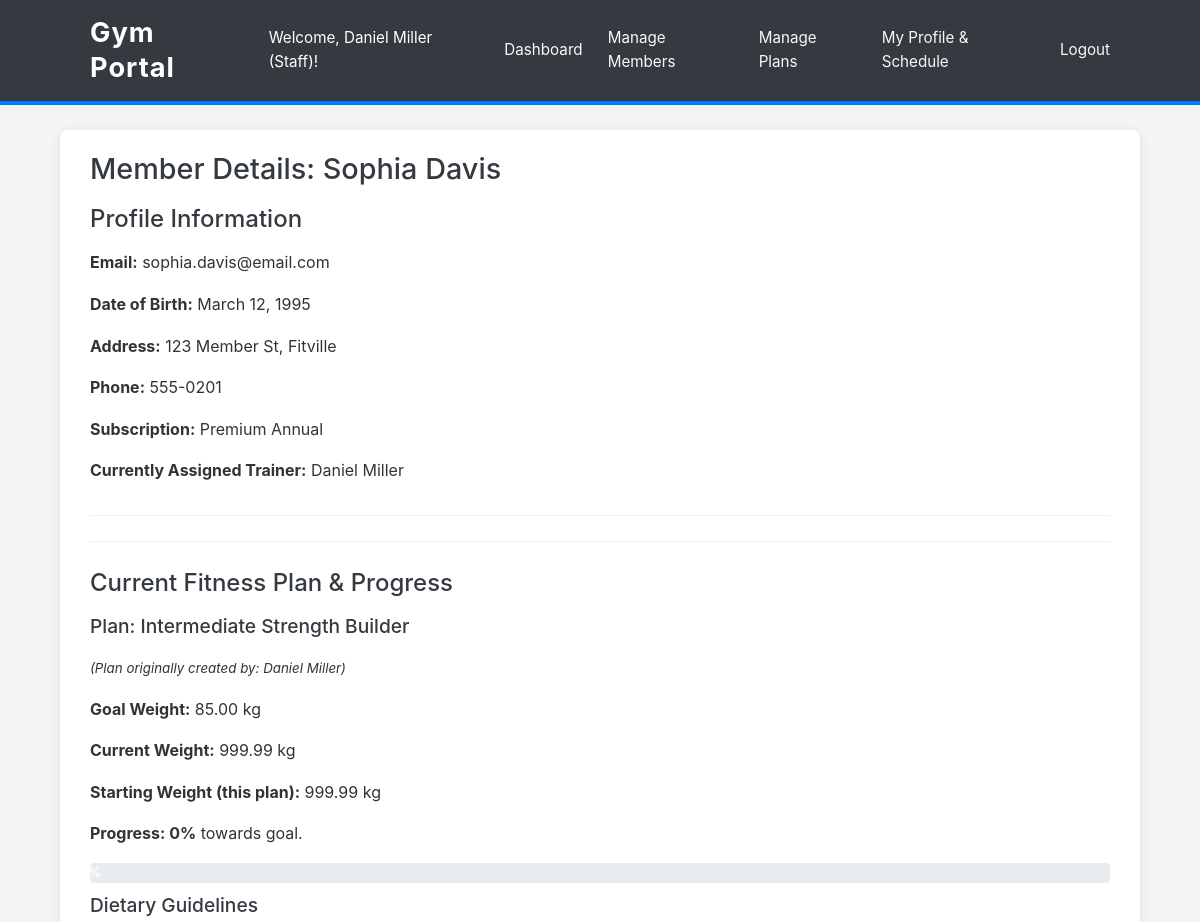
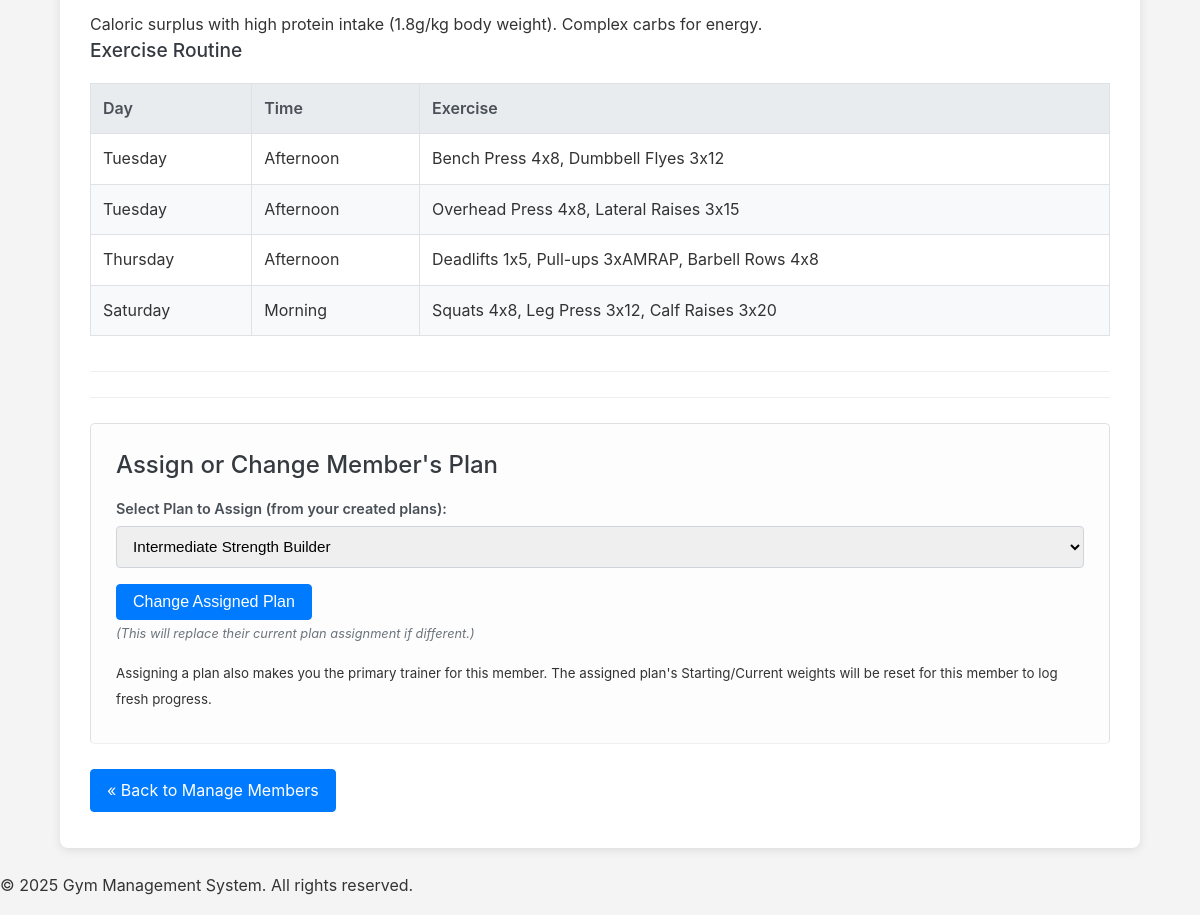
The app's page /gym_portal_l/staff_member_details.php?m_id=1 (signed in) with its own data (2 pictures, top to bottom).
### tables this page shows
CREATE TABLE `members` (
  `M_id` int(11) NOT NULL,
  `Email` varchar(500) NOT NULL,
  `Password` varchar(255) NOT NULL,
  `Subscription_Type` varchar(500) DEFAULT NULL,
  `Name` varchar(500) NOT NULL,
  `Date_of_Birth` date DEFAULT NULL,
  `Address` varchar(500) DEFAULT NULL,
  `Phone_No` varchar(20) DEFAULT NULL,
  `P_id` int(11) DEFAULT NULL,
  `S_id` int(11) DEFAULT NULL
);

CREATE TABLE `workers` (
  `W_id` int(11) NOT NULL,
  `Name` varchar(500) NOT NULL,
  `Email` varchar(500) NOT NULL,
  `Password` varchar(255) NOT NULL,
  `Designation` varchar(500) DEFAULT NULL,
  `Address` varchar(500) DEFAULT NULL,
  `Phone_No` varchar(500) DEFAULT NULL
);

CREATE TABLE `plan` (
  `P_id` int(11) NOT NULL,
  `Plan_Name` varchar(255) NOT NULL DEFAULT 'Default Plan',
  `Current_Weight` decimal(5,2) DEFAULT NULL,
  `Diet` text DEFAULT NULL,
  `Goal_Weight` decimal(5,2) DEFAULT NULL,
  `S_id` int(11) DEFAULT NULL,
  `Starting_Weight` decimal(5,2) DEFAULT NULL
);

CREATE TABLE `plan_routine` (
  `P_id` int(11) NOT NULL,
  `Day` varchar(50) NOT NULL,
  `Time` varchar(500) NOT NULL,
  `Exercise` varchar(200) NOT NULL
);

### gym_portal_l/includes/utilities.php (called while the page is built, shortened)
<?php
function calculate_progression_percentage($starting_weight, $current_weight, $goal_weight) {
    $starting_weight = (float)$starting_weight;
    $current_weight = (float)$current_weight;
    $goal_weight = (float)$goal_weight;
    $total_change_needed = $goal_weight - $starting_weight;
    $change_achieved = $current_weight - $starting_weight;
    $raw_progression = ($change_achieved / $total_change_needed) * 100.0;
    $progression = max(0.0, min(100.0, $raw_progression));
    return round($progression, 2);
}
?>

### gym_portal_l/staff_member_details.php (the view, shortened to what this page needs)
<?php
require_once 'includes/db_connect.php';
require_once 'includes/utilities.php';
$s_id_staff_viewer = $_SESSION['staff_s_id'];
$m_id_member_to_view = filter_input(INPUT_GET, 'm_id', FILTER_VALIDATE_INT);
$member_profile = null;
$member_assigned_plan = null;
$member_assigned_plan_routine = [];
$progression_percentage = null;
$staff_created_plans_for_assignment = [];
$sql_member_profile = "
    SELECT m.M_id, m.Name AS MemberName, m.Email AS MemberEmail, m.Date_of_Birth, m.Address, m.Phone_No,
           m.Subscription_Type, m.P_id AS Current_P_id, m.S_id AS Current_Assigned_S_id,
           w_assigned.Name AS CurrentAssignedStaffName
    FROM Members m
    LEFT JOIN Staff s_assigned ON m.S_id = s_assigned.S_id
    LEFT JOIN Workers w_assigned ON s_assigned.S_id = w_assigned.W_id
    WHERE m.M_id = ?
";
if ($stmt_mp = $mysqli->prepare($sql_member_profile)) {
    $stmt_mp->bind_param("i", $m_id_member_to_view);
    $stmt_mp->execute();
    $result_mp = $stmt_mp->get_result();
    if ($result_mp->num_rows === 1) {
        $member_profile = $result_mp->fetch_assoc();
    }
} else {
    error_log("MySQLi Prepare Error (Staff Member Details - Profile Fetch): " . $mysqli->error);
    $_SESSION['temp_error_msg_smd'] = "Database error fetching member profile.";
}
if ($member_profile['Current_P_id']) {
    $sql_plan = "
        SELECT p.Plan_Name, p.Starting_Weight, p.Current_Weight, p.Goal_Weight, p.Diet,
               w_creator.Name AS PlanCreatorName
        FROM Plan p
        LEFT JOIN Staff s_creator ON p.S_id = s_creator.S_id
        LEFT JOIN Workers w_creator ON s_creator.S_id = w_creator.W_id
        WHERE p.P_id = ?
    ";
    if ($stmt_p = $mysqli->prepare($sql_plan)) {
        $stmt_p->bind_param("i", $member_profile['Current_P_id']);
        $stmt_p->execute();
        $result_p = $stmt_p->get_result();
        if ($result_p->num_rows === 1) {
            $member_assigned_plan = $result_p->fetch_assoc();
            if ($member_assigned_plan) {
                $progression_percentage = calculate_progression_percentage(
                    $member_assigned_plan['Starting_Weight'],
                    $member_assigned_plan['Current_Weight'],
                    $member_assigned_plan['Goal_Weight']
                );
                $sql_routine = "SELECT Day, Time, Exercise FROM Plan_Routine WHERE P_id = ?
                                ORDER BY FIELD(Day, 'Monday', 'Tuesday', 'Wednesday', 'Thursday', 'Friday', 'Saturday', 'Sunday'), Time ASC";
                if ($stmt_r = $mysqli->prepare($sql_routine)) {
                    $stmt_r->bind_param("i", $member_profile['Current_P_id']);
                    $stmt_r->execute();
                    $result_r = $stmt_r->get_result();
                    $member_assigned_plan_routine = $result_r->fetch_all(MYSQLI_ASSOC);
                } else { error_log("MySQLi Prepare Error (Staff Member Details - Routine): " . $mysqli->error); }
            }
        }
    } else { error_log("MySQLi Prepare Error (Staff Member Details - Plan): " . $mysqli->error); }
}
$sql_staff_plans = "SELECT P_id, Plan_Name FROM Plan WHERE S_id = ? ORDER BY Plan_Name ASC";
if ($stmt_sp = $mysqli->prepare($sql_staff_plans)) {
    $stmt_sp->bind_param("i", $s_id_staff_viewer);
    $stmt_sp->execute();
    $result_sp = $stmt_sp->get_result();
    $staff_created_plans_for_assignment = $result_sp->fetch_all(MYSQLI_ASSOC);
} else { error_log("MySQLi Prepare Error (Staff Member Details - Staff Plans): " . $mysqli->error); }
require_once 'includes/header.php';
?>
<h2>Member Details: <?php echo htmlspecialchars($member_profile['MemberName']);  ?></h2>
<div class="member-profile-staff-view section">
    <h3>Profile Information</h3>
    <p><strong>Email:</strong> <?php echo htmlspecialchars($member_profile['MemberEmail']); ?></p>
    <p><strong>Date of Birth:</strong> <?php echo htmlspecialchars($member_profile['Date_of_Birth'] ? date("F j, Y", strtotime($member_profile['Date_of_Birth'])) : 'N/A'); ?></p>
    <p><strong>Address:</strong> <?php echo htmlspecialchars($member_profile['Address'] ?? 'N/A'); ?></p>
    <p><strong>Phone:</strong> <?php echo htmlspecialchars($member_profile['Phone_No'] ?? 'N/A'); ?></p>
    <p><strong>Subscription:</strong> <?php echo htmlspecialchars(ucfirst($member_profile['Subscription_Type'] ?? 'N/A')); ?></p>
    <p><strong>Currently Assigned Trainer:</strong>
        <?php echo htmlspecialchars($member_profile['CurrentAssignedStaffName'] ?? 'None (Assigning a plan will assign to you)'); ?>
    </p>
</div>
<hr>
<div class="section">
    <h3>Current Fitness Plan & Progress</h3>
    <?php if ($member_assigned_plan): ?>
        <h4>Plan: <?php echo htmlspecialchars($member_assigned_plan['Plan_Name']); ?></h4>
        <p><small><em>(Plan originally created by: <?php echo htmlspecialchars($member_assigned_plan['PlanCreatorName'] ?? 'Unknown'); ?>)</em></small></p>
        <p><strong>Goal Weight:</strong> <?php echo htmlspecialchars($member_assigned_plan['Goal_Weight'] ?? 'N/A'); ?> kg</p>
        <p><strong>Current Weight:</strong> <?php echo htmlspecialchars($member_assigned_plan['Current_Weight'] ?? 'N/A'); ?> kg</p>
        <?php if ($member_assigned_plan['Starting_Weight'] !== null) : ?>
             <p><strong>Starting Weight (this plan):</strong> <?php echo htmlspecialchars($member_assigned_plan['Starting_Weight']); ?> kg</p>
        <?php else: ?>
             <p><small>Member has not yet logged their weight for this plan.</small></p>
        <?php endif; ?>
        <?php if ($progression_percentage !== null): ?>
            <p><strong>Progress: <?php echo $progression_percentage; ?>%</strong> towards goal.</p>
            <div class="progress-bar-container">
                 <div class="progress-bar" style="width: <?php echo max(0, min(100, $progression_percentage)); ?>%;">
                    <?php echo round($progression_percentage,1); ?>%
                 </div>
            </div>
        <?php endif; ?>
        <h4>Dietary Guidelines</h4>
        <div><?php echo nl2br(htmlspecialchars($member_assigned_plan['Diet'] ?? 'N/A')); ?></div>
        <h4>Exercise Routine</h4>
        <?php if (!empty($member_assigned_plan_routine)): ?>
            <table>
                <thead><tr><th>Day</th><th>Time</th><th>Exercise</th></tr></thead>
                <tbody>
                    <?php foreach ($member_assigned_plan_routine as $item): ?>
                        <tr>
                            <td><?php echo htmlspecialchars($item['Day']); ?></td>
                            <td><?php echo htmlspecialchars($item['Time'] ?? 'Flexible'); ?></td>
                            <td><?php echo htmlspecialchars($item['Exercise']); ?></td>
                        </tr>
                    <?php endforeach; ?>
                </tbody>
            </table>
        <?php else: ?>
            <p>No exercise routine defined for this member's current plan.</p>
        <?php endif; ?>
    <?php else: ?>
        <p>This member does not currently have an active fitness plan assigned.</p>
    <?php endif; ?>
</div>
<hr>
<div class="section form-container">
    <h3>Assign or Change Member's Plan</h3>
    <form action="actions/process_staff_assign_plan.php" method="POST">
        <div>
            <label for="plan_p_id">Select Plan to Assign (from your created plans):</label>
            <select name="plan_p_id" id="plan_p_id" required>
                <?php if (!empty($staff_created_plans_for_assignment)): ?>
                    <?php foreach ($staff_created_plans_for_assignment as $plan_option): ?>
                        <option value="<?php echo $plan_option['P_id']; ?>"
                            <?php
                                echo ($member_profile['Current_P_id'] == $plan_option['P_id']) ? 'selected' : ''; ?>>
                            <?php echo htmlspecialchars($plan_option['Plan_Name']); ?>
                        </option>
                    <?php endforeach; ?>
                <?php else: ?>
                    <option value="" disabled>You have not created any plans yet to assign.</option>
                <?php endif; ?>
            </select>
        </div>
        <button type="submit" class="button button-positive" <?php echo empty($staff_created_plans_for_assignment) ? 'disabled' : ''; ?>>
            <?php echo $member_profile['Current_P_id'] ? 'Change Assigned Plan' : 'Assign Plan to Member'; ?>
        </button>
        <?php if ($member_profile['Current_P_id']): ?>
             <span style="margin-left:10px; font-style:italic;"><small>(This will replace their current plan assignment if different.)</small></span>
        <?php endif; ?>
    </form>
    <p><small>Assigning a plan also makes you the primary trainer for this member. The assigned plan's Starting/Current weights will be reset for this member to log fresh progress.</small></p>
</div>
<p style="margin-top: 20px;"><a href="staff_manage_members.php" class="button">« Back to Manage Members</a></p>
<?php
require_once 'includes/footer.php';
?>

### gym_portal_l/css/style.css (style rules this page uses)
body { font-family: -apple-system, BlinkMacSystemFont, "Segoe UI", Roboto, "Helvetica Neue", Arial, sans-serif; line-height: 1.6; margin: 0; padding: 0; background-color: #f4f4f4; color: #333; }
h1, h2, h3, h4, h5, h6 { color: #343a40; margin-top: 0; margin-bottom: 1rem; line-height: 1.3; font-weight: 500; }
h2 { font-size: 1.8em; }
h3 { font-size: 1.5em; }
h4 { font-size: 1.2em; }
.form-container { background-color: #fdfdfd; padding: 25px; border-radius: 5px; border: 1px solid #e0e0e0; margin-bottom: 25px; }
form div { margin-bottom: 1rem; }
form label { display: block; margin-bottom: 0.4rem; font-weight: 600; color: #495057; font-size: 0.9em; }
form input[type="text"], form input[type="email"], form input[type="password"], form input[type="date"], form input[type="number"], form input[type="time"], form textarea, form select { width: 100%; padding: 0.65rem 0.75rem; border: 1px solid #ced4da; border-radius: 4px; box-sizing: border-box; font-size: 0.95em; transition: border-color 0.15s ease-in-out, box-shadow 0.15s ease-in-out; }
form small { display: block; font-size: 0.8em; color: #6c757d; margin-top: 0.25rem; }
.button, form button[type="submit"] { display: inline-block; background-color: #007bff; color: #fff; border: 1px solid #007bff; padding: 0.5rem 1rem; font-size: 1em; font-weight: 400; text-align: center; vertical-align: middle; cursor: pointer; border-radius: 0.25rem; transition: color 0.15s ease-in-out, background-color 0.15s ease-in-out, border-color 0.15s ease-in-out, box-shadow 0.15s ease-in-out; text-decoration: none; }
.button-positive { background-color: #28a745; border-color: #28a745; }
table { width: 100%; border-collapse: collapse; margin-top: 20px; margin-bottom: 20px; background-color: #fff; }
table th, table td { border: 1px solid #dee2e6; padding: 0.75rem; text-align: left; vertical-align: top; }
table th { background-color: #e9ecef; font-weight: 600; color: #495057; }
table tr:nth-child(even) { background-color: #f8f9fa; }
.progress-bar-container { width: 100%; background-color: #e9ecef; border-radius: 0.25rem; margin: 10px 0; height: 20px; overflow: hidden; }
.progress-bar { height: 100%; background-color: #28a745; color: white; display: flex; align-items: center; justify-content: center; border-radius: 0.25rem; transition: width 0.6s ease-in-out; font-size: 0.8em; font-weight: bold; white-space: nowrap; }
hr { border: 0; border-top: 1px solid #eee; margin: 25px 0; }
.section { margin-bottom: 25px; padding-bottom: 15px; border-bottom: 1px solid #f0f0f0; }

### records on screen
members: Name "Sophia Davis", Email "sophia.davis@email.com", Date_of_Birth "March 12, 1995", Address "123 Member St, Fitville", Phone_No "555-0201", Subscription_Type "Premium Annual", workers.Name "Daniel Miller", plan_p_id "Intermediate Strength Builder"
plan: Plan_Name "Intermediate Strength Builder", workers.Name "Daniel Miller", Goal_Weight "85.00", Current_Weight "999.99", Starting_Weight "999.99", progression_percentage "0", Diet "Caloric surplus with high protein intake (1.8g/kg body weight). Complex carbs for energy."
plan_routine: Day "Tuesday", Time "Afternoon", Exercise "Bench Press 4x8, Dumbbell Flyes 3x12"
plan_routine: Day "Tuesday", Time "Afternoon", Exercise "Overhead Press 4x8, Lateral Raises 3x15"
plan_routine: Day "Thursday", Time "Afternoon", Exercise "Deadlifts 1x5, Pull-ups 3xAMRAP, Barbell Rows 4x8"
plan_routine: Day "Saturday", Time "Morning", Exercise "Squats 4x8, Leg Press 3x12, Calf Raises 3x20"

### other values on screen
$user_name "Daniel Miller"
$user_role "Staff"
